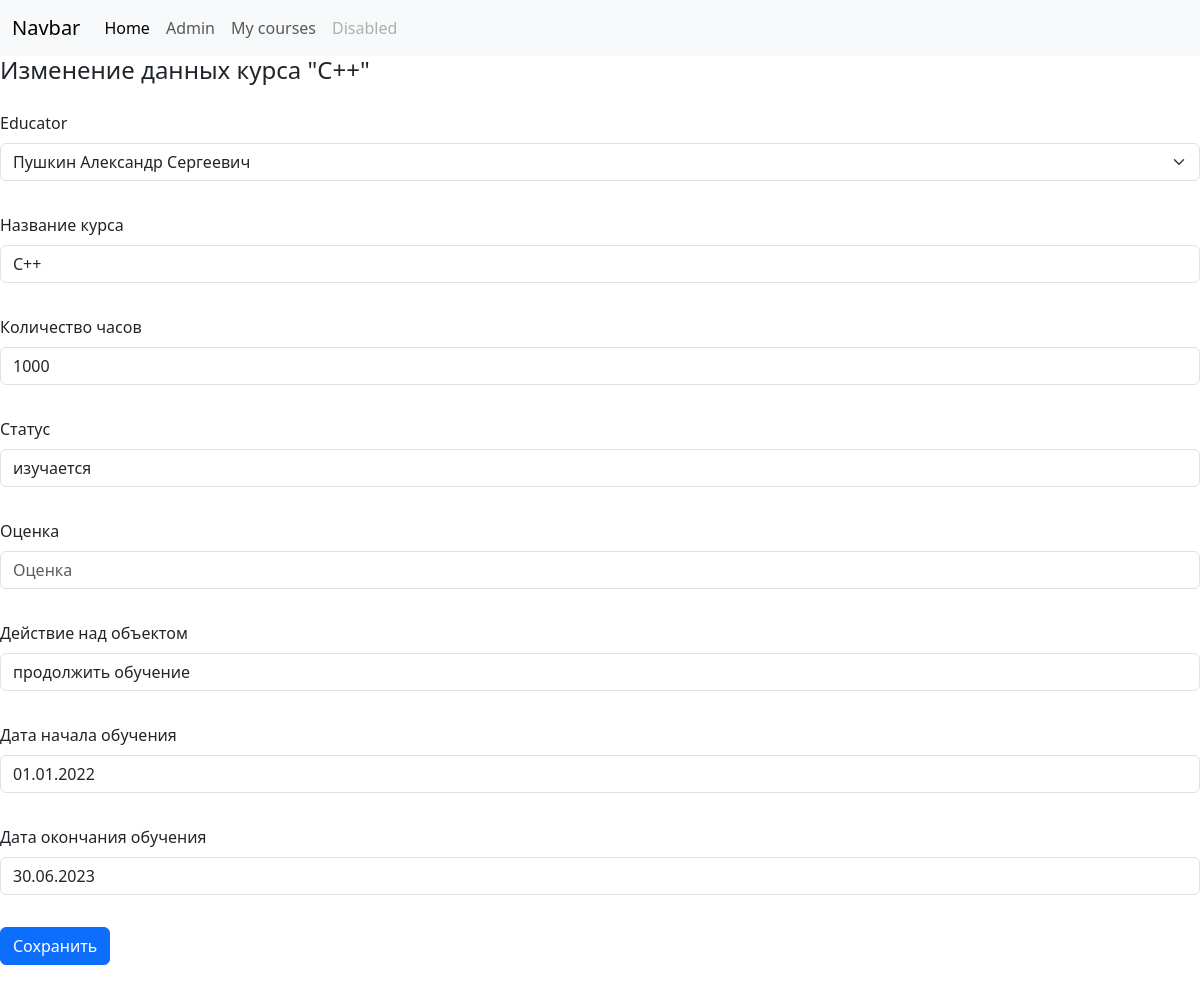
/courses/6/update/, run on the app's committed database.
### userside/models.py (models this page shows)
class course(models.Model):
    educator = models.ForeignKey('userside.educator', on_delete=models.CASCADE, null=True, blank=True,
                                 related_name='mycourses')
    name = models.CharField('Название курса', max_length=128)
    length_of_time = models.IntegerField('Количество часов', blank=True, null=True)
    status = models.CharField('Статус', max_length=128)
    mark = models.IntegerField('Оценка', blank=True, null=True)
    action_object = models.CharField('Действие над объектом', max_length=128)
    date_begin = models.DateField('Дата начала обучения')
    date_end = models.DateField('Дата окончания обучения')
    class Meta:
        ordering = ['name']
        verbose_name = 'Курс'
        verbose_name_plural = 'Курсы'
    def __str__(self):
        return self.name

class educator(models.Model):
    name = models.CharField('Преподаватель', max_length=128)
    def __str__(self):
        return self.name

### userside/views.py (the view, shortened to what this page needs)
# urls.py: path('courses/<int:pk>/update/', userside.views.CourseUpdate.as_view(), name='course_update'),
class CourseUpdate(TitleMixin, UpdateView):
    model = userside.models.course
    form_class = userside.forms.CourseEdit
    def get_title(self):
        return f'Изменение данных курса "{str(self.get_object())}"'

### userside/forms.py
class CourseEdit(forms.ModelForm):
    class Meta:
        model = userside.models.course
        fields = '__all__'

### userside/views.py (called while the page is built)
    def get_context_data(self, **kwargs):
        context = super().get_context_data()
        context['title'] = self.get_title()
        return context

### userside/templates/userside/course_form.html
{% extends 'userside/index.html' %}
{% load bootstrap5 %}
{% block content %}
<form class="row g-3" method="post" style="margin-top: 10px">{% csrf_token %}
    {% bootstrap_form form layout='horizontal' %}
    <div class="col-auto">
        <button type="submit" class="btn btn-primary mb-3">Сохранить</button>
    </div>
</form>
{% endblock %}

### data on the page
course: educator "Пушкин Александр Сергеевич", length_of_time "1000", status "изучается", action_object "продолжить обучение", date_begin "01.01.2022", date_end "30.06.2023"
educator: name "C++"

### other printed values
{{ title }} "Изменение данных курса \"C++\""
